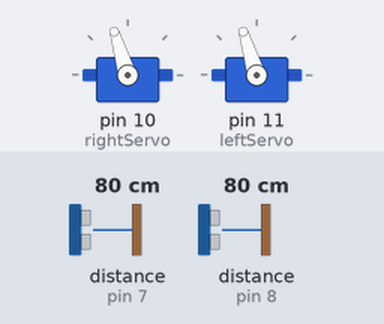
Recording of a sketch running on a simulated Arduino Uno, built with avr-gcc and run on an emulated ATmega328P. On the bench: 2 × servo. Wiring (inferred from the names in the program): 2 × ultrasonic range finder: trigger pin 7, echo pin 7 / trigger pin 8, echo pin 8. The test bench sets the inputs (shaded band); at power-on: distance to the obstacle (sensors on pin 7, pin 8) 80 cm. The echo pulse lasts 58.3 µs per cm; what the sketch prints to the serial monitor is not drawn.

Above: at 0.3 s.
Timing chart, 0 to 1.8 s (numbered marks = the images above):
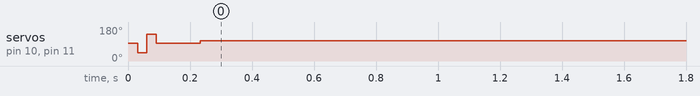

The sketch:

twoSensors.ino
```cpp
#include <Servo.h>

Servo rightServo;  // create servo object to control a servo
Servo leftServo;                // twelve servo objects can be created on most boards
int i = 0;      // loop counter
const int dur = 2;
const int pingPin1 = 8;
const int pingPin2 = 7;


void setup()
{
Serial.begin(9600);
  rightServo.attach(10);   // attaches the servo on pin 10 to the servo object
  leftServo.attach(11);
  //This is one of the servo ports on the Parallax shield. Others are 11, 12, and 13

  for (i = 0; i < dur; i++ ){
    rightServo.writeMicroseconds(1500);    // motor stop
    leftServo.writeMicroseconds(1500);    // motor stop
    delay(15);
  }

  for (i = 0; i< dur; i++){
     rightServo.writeMicroseconds(1000);     // full speed in one direction
     leftServo.writeMicroseconds(1000);
     delay(15);
  }

  for (i = 0; i< dur; i++){
    rightServo.writeMicroseconds(2000);   // full speed in the other direction
    leftServo.writeMicroseconds(2000);
    delay(15);
  }

  for (i = 0; i < dur; i++ ){
  rightServo.writeMicroseconds(1500);    // motor stop
  leftServo.writeMicroseconds(1500);
  delay(15);
  }

  //forward(120);
  //motorStop(20);
  //turnRight(20);
  //motorStop(20);
  //turnLeft(20);

  //motorStop(1);

}

void loop()
{
long duration1, duration2, cm1, cm2;
pinMode(pingPin1,OUTPUT);
digitalWrite(pingPin1,LOW);
delayMicroseconds(2);
digitalWrite(pingPin1,HIGH);
delayMicroseconds(5);
digitalWrite(pingPin1,LOW);
pinMode(pingPin1,INPUT);
duration1= pulseIn(pingPin1,HIGH);


pinMode(pingPin2,OUTPUT);
digitalWrite(pingPin2,LOW);
delayMicroseconds(2);
digitalWrite(pingPin2,HIGH);
delayMicroseconds(5);
digitalWrite(pingPin2,LOW);
pinMode(pingPin2,INPUT);
duration2= pulseIn(pingPin2,HIGH);


cm1=microsecondsToCentimeters(duration1);
cm2=microsecondsToCentimeters(duration2);
Serial.print(cm1);
Serial.print(" cm ");
Serial.print(cm2);
Serial.print(" cm ");
Serial.println();
delay(100);

if (cm2>60){
  forward(20);
}
else {
  motorStop(20);
}

if (cm1<60 and cm2<60){
    turnLeft(10);
  }


}

void turnRight(int len){
  for (i = 0; i< dur*len; i++){
     rightServo.writeMicroseconds(1250);     // Clockwise 45 degrees
     leftServo.writeMicroseconds(1750);
     delay(15);
  }
}

void turnLeft(int len){
  for (i = 0; i< dur*len; i++){
     rightServo.writeMicroseconds(1750);     // counterclockwise 45 degrees
     leftServo.writeMicroseconds(1250);
     delay(15);
  }
}

void motorStop(int len){
  for (i = 0; i < dur*len; i++ ){
    rightServo.writeMicroseconds(1500);    // motor stop
    leftServo.writeMicroseconds(1500);
  delay(15);
  }
}

void forward(int len){
  for (i = 0; i < dur*len; i++ ){
    rightServo.writeMicroseconds(1650);    // motor stop
    leftServo.writeMicroseconds(1650);
  delay(15);
  }
}

void reverse(int len){
  for (i = 0; i < dur*len; i++ ){
    rightServo.writeMicroseconds(1250);    // motor stop
    leftServo.writeMicroseconds(1250);
  delay(15);
  }
}

long microsecondsToCentimeters(long microseconds) {
  return microseconds / 29 / 2;
}
```

Measured:
- by itself, servo on pin 10 (rightServo), servo on pin 11 (leftServo): 93° → 107° at 0.23 s
